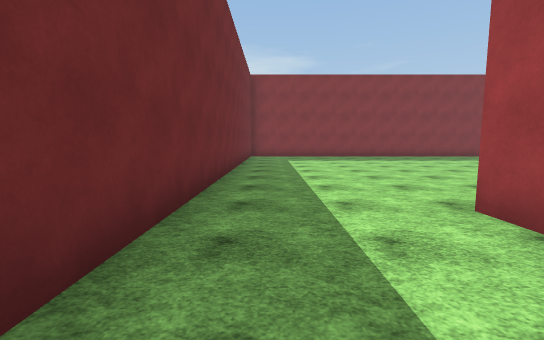
[1] (above)

24 first-person views from a walk through a Unity game level. The camera is 1.5 m above the floor, tilts 6° down and sees 90° across. The floor is counted in squares, 2 m on a side. Each view is taken from the middle of a square. On the plan, view 1 faces up. The plan holds only what a view shows up to about 10 squares ahead; the rest is blank. The place goes on beyond the plan. The player is left out. Surface patterns are stand-ins for the level's own textures.

[2]
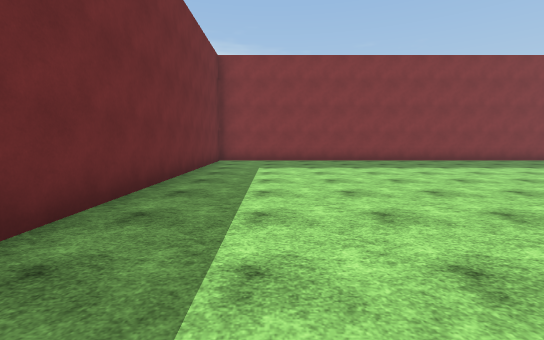

[3]
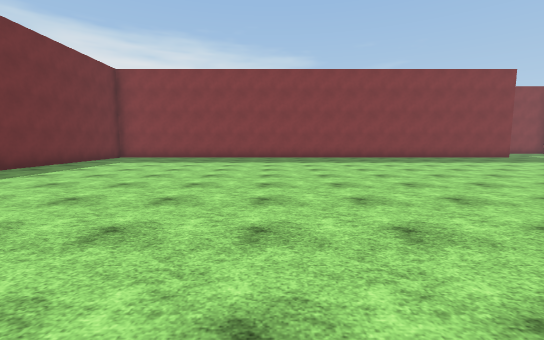

[4]
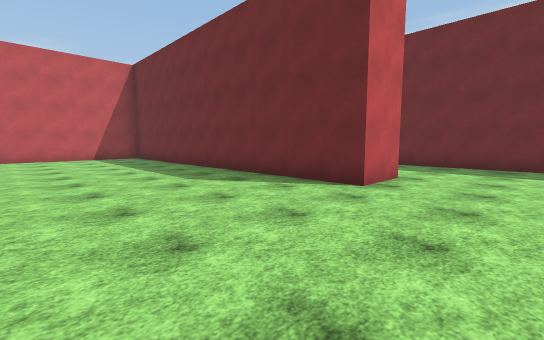

[5]
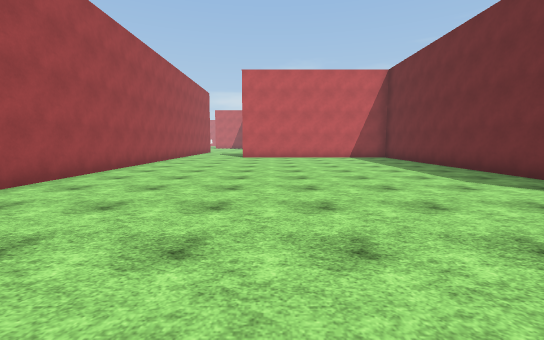

[6]
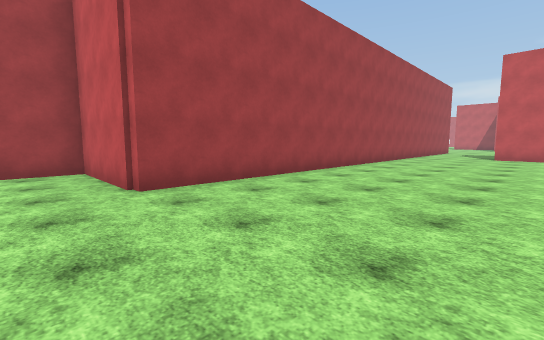

[7]
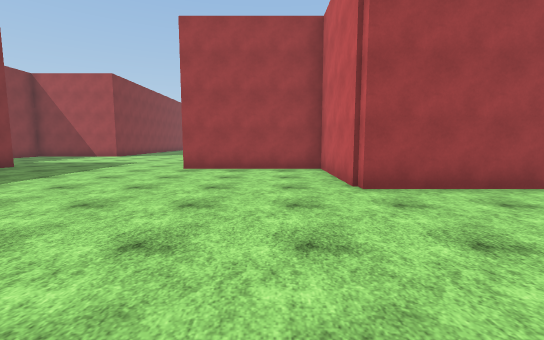

[8]
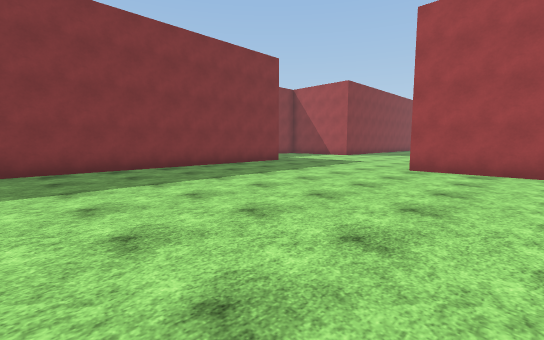

[9]
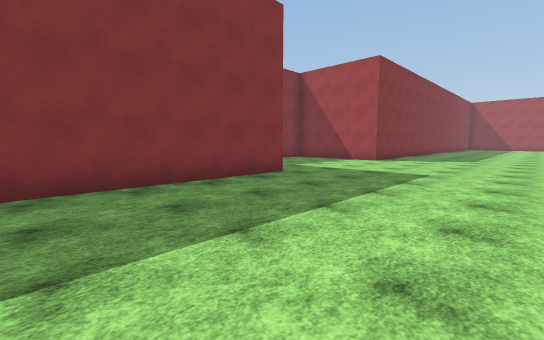

[10]
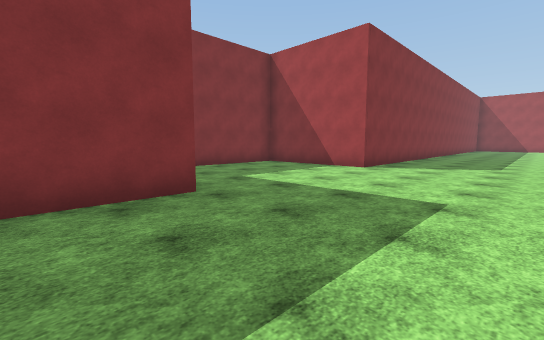

[11]
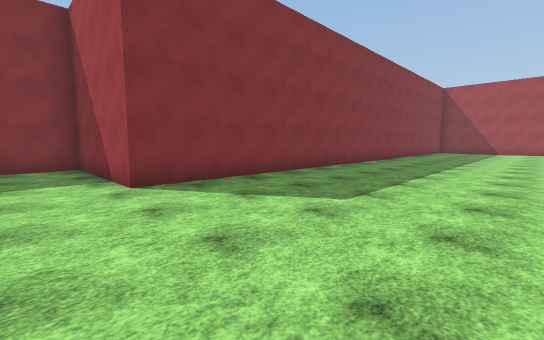

[12]
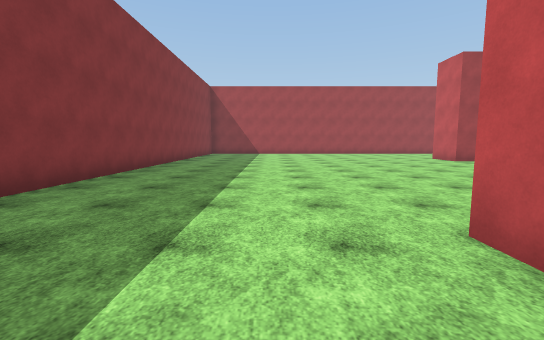

[13]
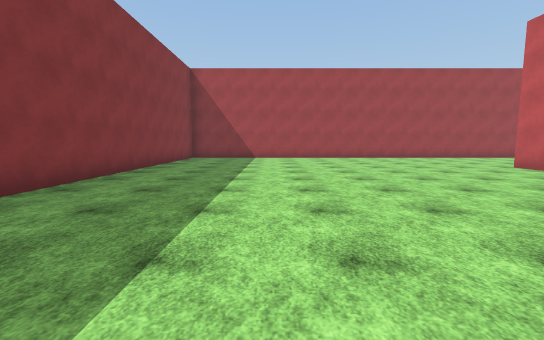

[14]
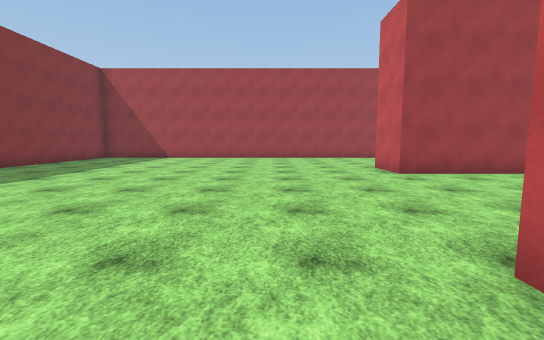

[15]
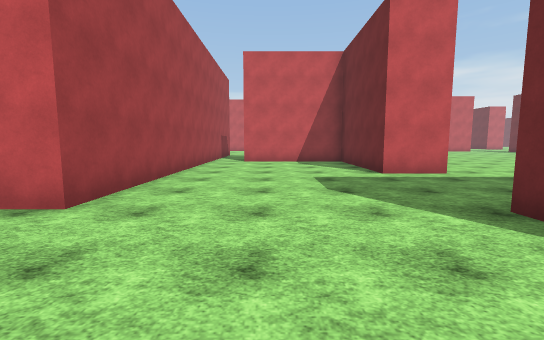

[16]
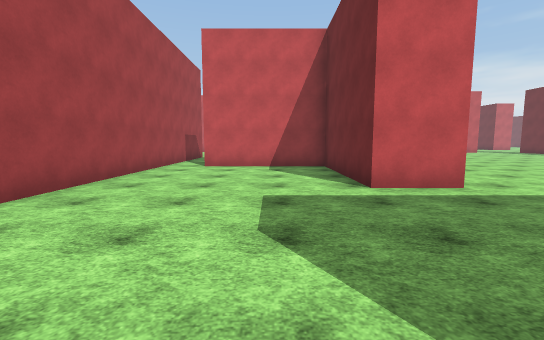

[17]
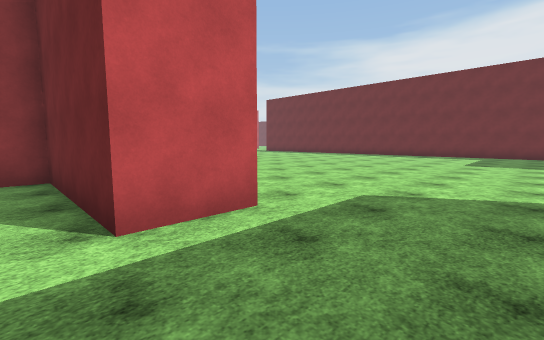

[18]
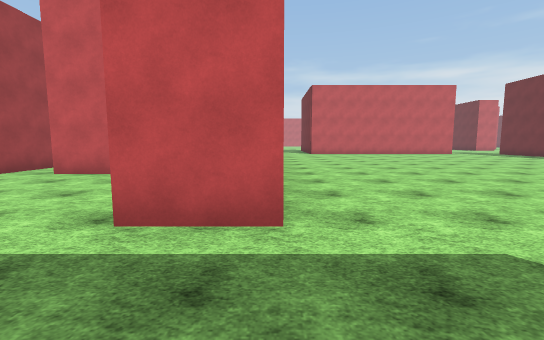

[19]
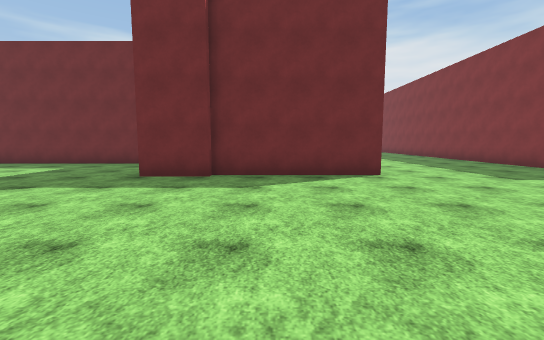

[20]
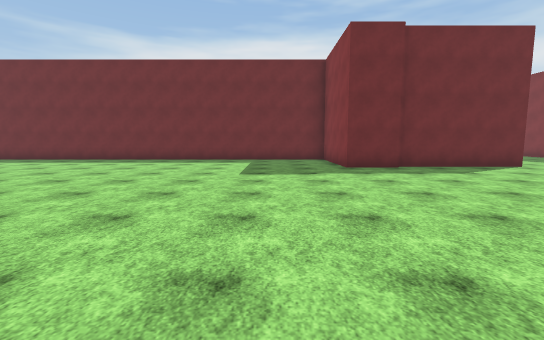

[21]
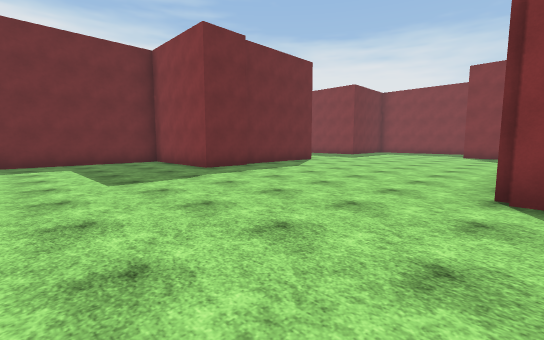

[22]
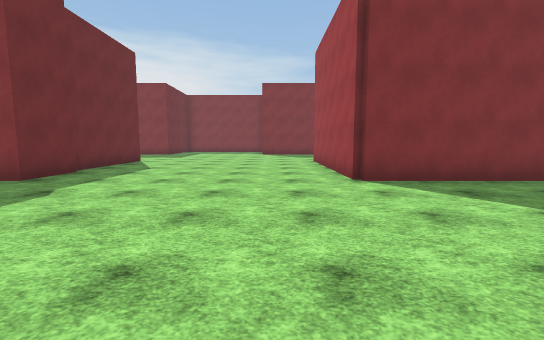

[23]
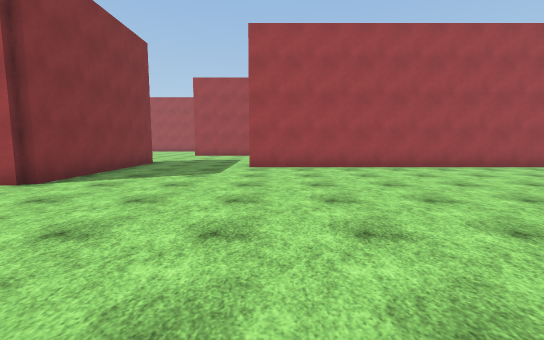

[24]
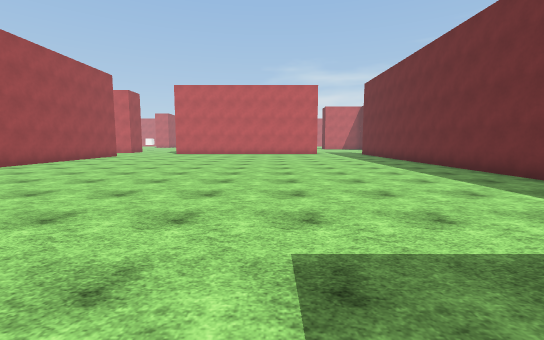

### Floor plan
Points are (right, up) in squares from view 1. A wall is a line through its corners. A room is listed if a view was taken in it or the views show most of it. See-through windows are left out.
Room 1 (views 1, 2, 3, 4, 5, 6, 7, 8, 9, 10, 11, 12, 13, 14, 15, 16, 17, 18, 19, 20, 21, 22, 23, 24)
walls: (18.2, 4.8) (18.2, 3.1) (14.7, 3.1) (14.7, -8.1); (18, 8.5) (18, 4.6); (25.5, 8.4) (26.1, 8.4); (17.1, 13.7) (8.9, 13.7); (29.5, 3.1) (24.6, 3.1) (24.6, 8); (13.2, -5.1) (13.2, 4.6) (16.5, 4.6) (16.5, 8.5); (27.9, -8.5) (27.9, -0.3) (29.4, -0.3) (29.4, -4.2) (33.1, -4.2); (2.2, 2.1) (2.2, 3) (3.7, 3) (3.7, -5.1); (34.3, -3.4) (34.3, 3) (35.9, 3); (6.5, -7.7) (9.5, -7.7); (38.1, 13.7) (22.5, 13.7) (22.5, 17.5) (19.1, 17.5); (-1, 13.1) (-1, 0.9)
ways out: opening at (34, -4.5)

Positions as (right, up) in squares from view 1, and headings:
1: (0, 0), facing up
2: (1, 3), facing up
3: (6, 1), facing up
4: (8, 5), facing down-left
5: (9, 5), facing down
6: (9, 6), facing down-right
7: (9, 6), facing right
8: (9, 6), facing up-right
9: (12, 9), facing up-right
10: (15, 10), facing up-right
11: (21, 9), facing up-right
12: (24, 10), facing right
13: (28, 10), facing right
14: (28, 6), facing right
15: (32, 6), facing down
16: (31, 4), facing down
17: (30, 2), facing down-left
18: (28, 2), facing down
19: (24, 6), facing left
20: (26, 1), facing left
21: (25, -1), facing up-left
22: (23, -2), facing up
23: (20, -1), facing right
24: (20, 2), facing down
